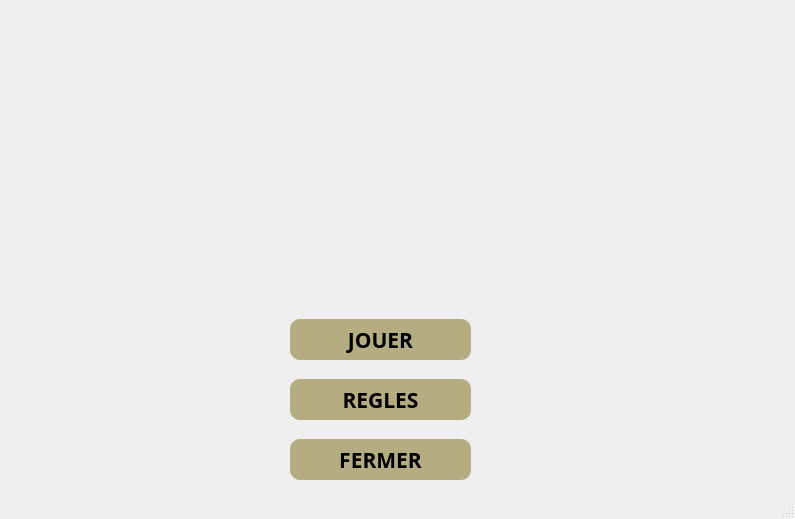
<?xml version="1.0" encoding="UTF-8"?>
<ui version="4.0">
 <class>MainWindow</class>
 <widget class="QMainWindow" name="MainWindow">
  <property name="geometry">
   <rect>
    <x>0</x>
    <y>0</y>
    <width>795</width>
    <height>519</height>
   </rect>
  </property>
  <property name="windowTitle">
   <string>MainWindow</string>
  </property>
  <widget class="QWidget" name="centralwidget">
   <widget class="QStackedWidget" name="stackedWidget">
    <property name="geometry">
     <rect>
      <x>-40</x>
      <y>-41</y>
      <width>831</width>
      <height>571</height>
     </rect>
    </property>
    <widget class="QWidget" name="page">
     <widget class="QLabel" name="label">
      <property name="geometry">
       <rect>
        <x>10</x>
        <y>40</y>
        <width>811</width>
        <height>511</height>
       </rect>
      </property>
      <property name="font">
       <font>
        <family>Segoe Script</family>
        <bold>true</bold>
       </font>
      </property>
      <property name="cursor">
       <cursorShape>ArrowCursor</cursorShape>
      </property>
      <property name="mouseTracking">
       <bool>false</bool>
      </property>
      <property name="tabletTracking">
       <bool>false</bool>
      </property>
      <property name="styleSheet">
       <string notr="true">background-image: url(:/Desktop/images/BG/bg1.png);</string>
      </property>
      <property name="text">
       <string/>
      </property>
      <property name="pixmap">
       <pixmap resource="images.qrc">:/Desktop/images/BG/bg1.png</pixmap>
      </property>
      <property name="scaledContents">
       <bool>true</bool>
      </property>
     </widget>
     <widget class="QPushButton" name="pushButton">
      <property name="geometry">
       <rect>
        <x>330</x>
        <y>360</y>
        <width>181</width>
        <height>41</height>
       </rect>
      </property>
      <property name="font">
       <font>
        <family>Sitka Text</family>
        <pointsize>16</pointsize>
        <bold>true</bold>
       </font>
      </property>
      <property name="styleSheet">
       <string notr="true">background-color: rgb(181, 173, 129);
 border-radius: 10px;</string>
      </property>
      <property name="text">
       <string>JOUER</string>
      </property>
     </widget>
     <widget class="QPushButton" name="pushButton_2">
      <property name="geometry">
       <rect>
        <x>330</x>
        <y>420</y>
        <width>181</width>
        <height>41</height>
       </rect>
      </property>
      <property name="font">
       <font>
        <family>Sitka Text</family>
        <pointsize>16</pointsize>
        <bold>true</bold>
       </font>
      </property>
      <property name="styleSheet">
       <string notr="true">background-color: rgb(181, 173, 129);
 border-radius: 10px;
</string>
      </property>
      <property name="text">
       <string>REGLES</string>
      </property>
     </widget>
     <widget class="QPushButton" name="pushButton_3">
      <property name="geometry">
       <rect>
        <x>330</x>
        <y>480</y>
        <width>181</width>
        <height>41</height>
       </rect>
      </property>
      <property name="font">
       <font>
        <family>Sitka Text</family>
        <pointsize>16</pointsize>
        <bold>true</bold>
       </font>
      </property>
      <property name="styleSheet">
       <string notr="true">background-color: rgb(181, 173, 129);
 border-radius: 10px;</string>
      </property>
      <property name="text">
       <string>FERMER</string>
      </property>
     </widget>
    </widget>
    <widget class="QWidget" name="page_5">
     <widget class="QStackedWidget" name="stackedWidget_3">
      <property name="geometry">
       <rect>
        <x>-30</x>
        <y>9</y>
        <width>941</width>
        <height>581</height>
       </rect>
      </property>
      <widget class="QWidget" name="page_6">
       <widget class="QLabel" name="label_2">
        <property name="geometry">
         <rect>
          <x>70</x>
          <y>35</y>
          <width>791</width>
          <height>491</height>
         </rect>
        </property>
        <property name="styleSheet">
         <string notr="true">background-image: url(:/Desktop/images/BG/bg3.jpg);</string>
        </property>
        <property name="text">
         <string/>
        </property>
        <property name="pixmap">
         <pixmap resource="images.qrc">:/Desktop/images/BG/bg3.jpg</pixmap>
        </property>
        <property name="scaledContents">
         <bool>true</bool>
        </property>
       </widget>
       <widget class="QLabel" name="labelMilieu">
        <property name="geometry">
         <rect>
          <x>440</x>
          <y>240</y>
          <width>41</width>
          <height>61</height>
         </rect>
        </property>
        <property name="styleSheet">
         <string notr="true">background-color: rgb(181, 173, 129);
</string>
        </property>
        <property name="text">
         <string/>
        </property>
       </widget>
       <widget class="QPushButton" name="boutonJouer">
        <property name="geometry">
         <rect>
          <x>800</x>
          <y>230</y>
          <width>41</width>
          <height>61</height>
         </rect>
        </property>
        <property name="styleSheet">
         <string notr="true">background-image: url(:/Desktop/images/BG/BGcards.PNG);</string>
        </property>
        <property name="text">
         <string notr="true"/>
        </property>
       </widget>
       <widget class="QLabel" name="label_6">
        <property name="geometry">
         <rect>
          <x>480</x>
          <y>80</y>
          <width>41</width>
          <height>61</height>
         </rect>
        </property>
        <property name="styleSheet">
         <string notr="true">background-color: rgb(181, 173, 129);
</string>
        </property>
        <property name="text">
         <string/>
        </property>
       </widget>
       <widget class="QLabel" name="label_7">
        <property name="geometry">
         <rect>
          <x>410</x>
          <y>80</y>
          <width>41</width>
          <height>61</height>
         </rect>
        </property>
        <property name="styleSheet">
         <string notr="true">background-color: rgb(181, 173, 129);
</string>
        </property>
        <property name="text">
         <string/>
        </property>
       </widget>
       <widget class="QLabel" name="label_8">
        <property name="geometry">
         <rect>
          <x>340</x>
          <y>80</y>
          <width>41</width>
          <height>61</height>
         </rect>
        </property>
        <property name="styleSheet">
         <string notr="true">background-color: rgb(181, 173, 129);
</string>
        </property>
        <property name="text">
         <string/>
        </property>
       </widget>
       <widget class="QLabel" name="label_9">
        <property name="geometry">
         <rect>
          <x>550</x>
          <y>80</y>
          <width>41</width>
          <height>61</height>
         </rect>
        </property>
        <property name="styleSheet">
         <string notr="true">background-color: rgb(181, 173, 129);
</string>
        </property>
        <property name="text">
         <string/>
        </property>
       </widget>
       <widget class="QLabel" name="label_10">
        <property name="geometry">
         <rect>
          <x>340</x>
          <y>410</y>
          <width>41</width>
          <height>61</height>
         </rect>
        </property>
        <property name="styleSheet">
         <string notr="true">background-color: rgb(181, 173, 129);
</string>
        </property>
        <property name="text">
         <string/>
        </property>
       </widget>
       <widget class="QLabel" name="label_11">
        <property name="geometry">
         <rect>
          <x>410</x>
          <y>410</y>
          <width>41</width>
          <height>61</height>
         </rect>
        </property>
        <property name="styleSheet">
         <string notr="true">background-color: rgb(181, 173, 129);
</string>
        </property>
        <property name="text">
         <string/>
        </property>
       </widget>
       <widget class="QLabel" name="label_12">
        <property name="geometry">
         <rect>
          <x>480</x>
          <y>410</y>
          <width>41</width>
          <height>61</height>
         </rect>
        </property>
        <property name="styleSheet">
         <string notr="true">background-color: rgb(181, 173, 129);
</string>
        </property>
        <property name="text">
         <string/>
        </property>
       </widget>
       <widget class="QLabel" name="label_13">
        <property name="geometry">
         <rect>
          <x>560</x>
          <y>410</y>
          <width>41</width>
          <height>61</height>
         </rect>
        </property>
        <property name="styleSheet">
         <string notr="true">background-color: rgb(181, 173, 129);
</string>
        </property>
        <property name="text">
         <string/>
        </property>
       </widget>
       <widget class="QPushButton" name="boutonChangerType">
        <property name="geometry">
         <rect>
          <x>100</x>
          <y>230</y>
          <width>41</width>
          <height>71</height>
         </rect>
        </property>
        <property name="text">
         <string>Changer</string>
        </property>
       </widget>
       <widget class="QPushButton" name="boutonPrendre">
        <property name="geometry">
         <rect>
          <x>200</x>
          <y>300</y>
          <width>41</width>
          <height>71</height>
         </rect>
        </property>
        <property name="text">
         <string>Prendre</string>
        </property>
       </widget>
      </widget>
      <widget class="QWidget" name="page_7"/>
     </widget>
    </widget>
    <widget class="QWidget" name="page_4"/>
    <widget class="QWidget" name="page_1">
     <widget class="QStackedWidget" name="stackedWidget_2">
      <property name="geometry">
       <rect>
        <x>-20</x>
        <y>9</y>
        <width>861</width>
        <height>591</height>
       </rect>
      </property>
      <widget class="QWidget" name="page_2">
       <widget class="QTextBrowser" name="textBrowser">
        <property name="geometry">
         <rect>
          <x>55</x>
          <y>31</y>
          <width>801</width>
          <height>481</height>
         </rect>
        </property>
        <property name="font">
         <font>
          <family>Sitka Text</family>
          <pointsize>16</pointsize>
          <bold>true</bold>
         </font>
        </property>
        <property name="styleSheet">
         <string notr="true">background-image: url(:/Desktop/images/BG/bg.png);</string>
        </property>
        <property name="html">
         <string>&lt;!DOCTYPE HTML PUBLIC &quot;-//W3C//DTD HTML 4.0//EN&quot; &quot;http://www.w3.org/TR/REC-html40/strict.dtd&quot;&gt;
&lt;html&gt;&lt;head&gt;&lt;meta name=&quot;qrichtext&quot; content=&quot;1&quot; /&gt;&lt;meta charset=&quot;utf-8&quot; /&gt;&lt;style type=&quot;text/css&quot;&gt;
p, li { white-space: pre-wrap; }
hr { height: 1px; border-width: 0; }
li.unchecked::marker { content: &quot;\2610&quot;; }
li.checked::marker { content: &quot;\2612&quot;; }
&lt;/style&gt;&lt;/head&gt;&lt;body style=&quot; font-family:'Sitka Text'; font-size:16pt; font-weight:700; font-style:normal;&quot;&gt;
&lt;p align=&quot;center&quot; style=&quot;-qt-paragraph-type:empty; margin-top:0px; margin-bottom:0px; margin-left:0px; margin-right:0px; -qt-block-indent:0; text-indent:0px;&quot;&gt;&lt;br /&gt;&lt;/p&gt;
&lt;p align=&quot;center&quot; style=&quot; margin-top:0px; margin-bottom:0px; margin-left:0px; margin-right:0px; -qt-block-indent:0; text-indent:0px;&quot;&gt;&lt;span style=&quot; font-size:20pt; text-decoration: underline; color:#ded39e;&quot;&gt;Les régles&lt;/span&gt;&lt;/p&gt;
&lt;p style=&quot; margin-top:0px; margin-bottom:0px; margin-left:0px; margin-right:0px; -qt-block-indent:0; text-indent:0px;&quot;&gt;&lt;span style=&quot; font-size:18pt; font-weight:400; color:#b5ad81;&quot;&gt;  &lt;/span&gt;&lt;span style=&quot; font-weight:400; color:#b5ad81;&quot;&gt;*Chaque type se compose de 10 cartes numérotées de 1 jusqu'à 7 et de 10 jusqu'à 12.&lt;/span&gt;&lt;/p&gt;
&lt;p style=&quot;-qt-paragraph-type:empty; margin-top:0px; margin-bottom:0px; margin-left:0px; margin-right:0px; -qt-block-indent:0; text-indent:0px; font-weight:400; color:#b5ad81;&quot;&gt;&lt;br /&gt;&lt;/p&gt;
&lt;p style=&quot; margin-top:0px; margin-bottom:0px; margin-left:0px; margin-right:0px; -qt-block-indent:0; text-indent:0px;&quot;&gt;&lt;span style=&quot; font-weight:400; color:#b5ad81;&quot;&gt;  *On commence par tirer 4 cartes pour chacun et une carte reste au milieu. Le jeu consiste à  jouer une carte qui est similaire à celle du milieu (meme type ou meme numero) et la placer dessus. Si vous ne deposez d'aucune carte à ces critère, vous devez prendre une carte supplémentaire pui une autre, si nécessaire, jusqu'à l'obtention d'une xarte similaire à celle du milieu.&lt;/span&gt;&lt;/p&gt;
&lt;p style=&quot;-qt-paragraph-type:empty; margin-top:0px; margin-bottom:0px; margin-left:0px; margin-right:0px; -qt-block-indent:0; text-indent:0px; font-weight:400; color:#b5ad81;&quot;&gt;&lt;br /&gt;&lt;/p&gt;
&lt;p style=&quot; margin-top:0px; margin-bottom:0px; margin-left:0px; margin-right:0px; -qt-block-indent:0; text-indent:0px;&quot;&gt;&lt;span style=&quot; font-weight:400; color:#b5ad81;&quot;&gt;   *Si vous jouer une carte dont le numéro est 1, alors le joueur suivant ne jouera pas. Mais il peut jouer s'il a, lui aussi, une carte dont le numéro est 1, peu importe le type, dans ce cas, c'est le joueure suivant qui ne jouera pas et ainsi de suite.&lt;/span&gt;&lt;/p&gt;
&lt;p style=&quot;-qt-paragraph-type:empty; margin-top:0px; margin-bottom:0px; margin-left:0px; margin-right:0px; -qt-block-indent:0; text-indent:0px; font-weight:400; color:#b5ad81;&quot;&gt;&lt;br /&gt;&lt;/p&gt;
&lt;p style=&quot; margin-top:0px; margin-bottom:0px; margin-left:0px; margin-right:0px; -qt-block-indent:0; text-indent:0px;&quot;&gt;&lt;span style=&quot; font-weight:400; color:#b5ad81;&quot;&gt;   *Si vous jouer une carte avec le numéro est 2, alors le joueur suivant ne jouera pas et aura l'obligation de prendre 2 cartes de plus, sauf s'il a, à son tour une carte qui porte le numéro 2 aussi, dans ce cas, il pourra jouer et c'est le joueur d'après qui sera d'obligé de prendre 4 cartes de plus (2 + 2, la somme des cartes supplémentaires précédents).&lt;/span&gt;&lt;/p&gt;
&lt;p style=&quot;-qt-paragraph-type:empty; margin-top:0px; margin-bottom:0px; margin-left:0px; margin-right:0px; -qt-block-indent:0; text-indent:0px; font-weight:400; color:#b5ad81;&quot;&gt;&lt;br /&gt;&lt;/p&gt;
&lt;p style=&quot; margin-top:0px; margin-bottom:0px; margin-left:0px; margin-right:0px; -qt-block-indent:0; text-indent:0px;&quot;&gt;&lt;span style=&quot; font-weight:400; color:#b5ad81;&quot;&gt;   *Si vous jouez une carte avec le numéro est 7, alors dans ce cas vous avez le droit de changer le type de carte de votre choix.&lt;/span&gt;&lt;/p&gt;
&lt;p style=&quot; margin-top:0px; margin-bottom:0px; margin-left:0px; margin-right:0px; -qt-block-indent:0; text-indent:0px;&quot;&gt;&lt;span style=&quot; font-weight:400; color:#b5ad81;&quot;&gt;   &lt;/span&gt;&lt;/p&gt;
&lt;p style=&quot; margin-top:0px; margin-bottom:0px; margin-left:0px; margin-right:0px; -qt-block-indent:0; text-indent:0px;&quot;&gt;&lt;span style=&quot; font-weight:400; color:#b5ad81;&quot;&gt;   *le gagnant de la partie est celui qui n'a pas plus de carte en sa possession.&lt;/span&gt;&lt;/p&gt;
&lt;p style=&quot;-qt-paragraph-type:empty; margin-top:0px; margin-bottom:0px; margin-left:0px; margin-right:0px; -qt-block-indent:0; text-indent:0px; font-weight:400; color:#b5ad81;&quot;&gt;&lt;br /&gt;&lt;/p&gt;
&lt;p style=&quot;-qt-paragraph-type:empty; margin-top:0px; margin-bottom:0px; margin-left:0px; margin-right:0px; -qt-block-indent:0; text-indent:0px; font-size:18pt; font-weight:400; color:#b5ad81;&quot;&gt;&lt;br /&gt;&lt;/p&gt;
&lt;p style=&quot;-qt-paragraph-type:empty; margin-top:0px; margin-bottom:0px; margin-left:0px; margin-right:0px; -qt-block-indent:0; text-indent:0px;&quot;&gt;&lt;br /&gt;&lt;/p&gt;
&lt;p style=&quot;-qt-paragraph-type:empty; margin-top:0px; margin-bottom:0px; margin-left:0px; margin-right:0px; -qt-block-indent:0; text-indent:0px;&quot;&gt;&lt;br /&gt;&lt;/p&gt;
&lt;p style=&quot;-qt-paragraph-type:empty; margin-top:0px; margin-bottom:0px; margin-left:0px; margin-right:0px; -qt-block-indent:0; text-indent:0px; font-size:18pt; font-weight:400; color:#b5ad81;&quot;&gt;&lt;br /&gt;&lt;/p&gt;
&lt;p style=&quot;-qt-paragraph-type:empty; margin-top:0px; margin-bottom:0px; margin-left:0px; margin-right:0px; -qt-block-indent:0; text-indent:0px; font-size:18pt; font-weight:400; color:#b5ad81;&quot;&gt;&lt;br /&gt;&lt;/p&gt;&lt;/body&gt;&lt;/html&gt;</string>
        </property>
       </widget>
       <widget class="QPushButton" name="pushButton_5">
        <property name="geometry">
         <rect>
          <x>70</x>
          <y>40</y>
          <width>51</width>
          <height>51</height>
         </rect>
        </property>
        <property name="autoFillBackground">
         <bool>false</bool>
        </property>
        <property name="styleSheet">
         <string notr="true">background-image: url(:/Desktop/images/BG/fleche2.png);</string>
        </property>
        <property name="text">
         <string notr="true"/>
        </property>
        <property name="icon">
         <iconset resource="images.qrc">
          <normaloff>:/Desktop/images/BG/fleche2.png</normaloff>
          <normalon>:/Desktop/images/BG/fleche2.png</normalon>:/Desktop/images/BG/fleche2.png</iconset>
        </property>
        <property name="iconSize">
         <size>
          <width>50</width>
          <height>20</height>
         </size>
        </property>
        <property name="checkable">
         <bool>false</bool>
        </property>
        <property name="checked">
         <bool>false</bool>
        </property>
        <property name="autoRepeat">
         <bool>false</bool>
        </property>
        <property name="autoExclusive">
         <bool>false</bool>
        </property>
        <property name="autoRepeatDelay">
         <number>300</number>
        </property>
        <property name="autoRepeatInterval">
         <number>10</number>
        </property>
        <property name="autoDefault">
         <bool>false</bool>
        </property>
        <property name="default">
         <bool>false</bool>
        </property>
        <property name="flat">
         <bool>true</bool>
        </property>
       </widget>
      </widget>
      <widget class="QWidget" name="page_3"/>
     </widget>
    </widget>
   </widget>
  </widget>
  <widget class="QMenuBar" name="menubar">
   <property name="geometry">
    <rect>
     <x>0</x>
     <y>0</y>
     <width>795</width>
     <height>22</height>
    </rect>
   </property>
  </widget>
  <widget class="QStatusBar" name="statusbar"/>
 </widget>
 <resources>
  <include location="images.qrc"/>
 </resources>
 <connections/>
</ui>
